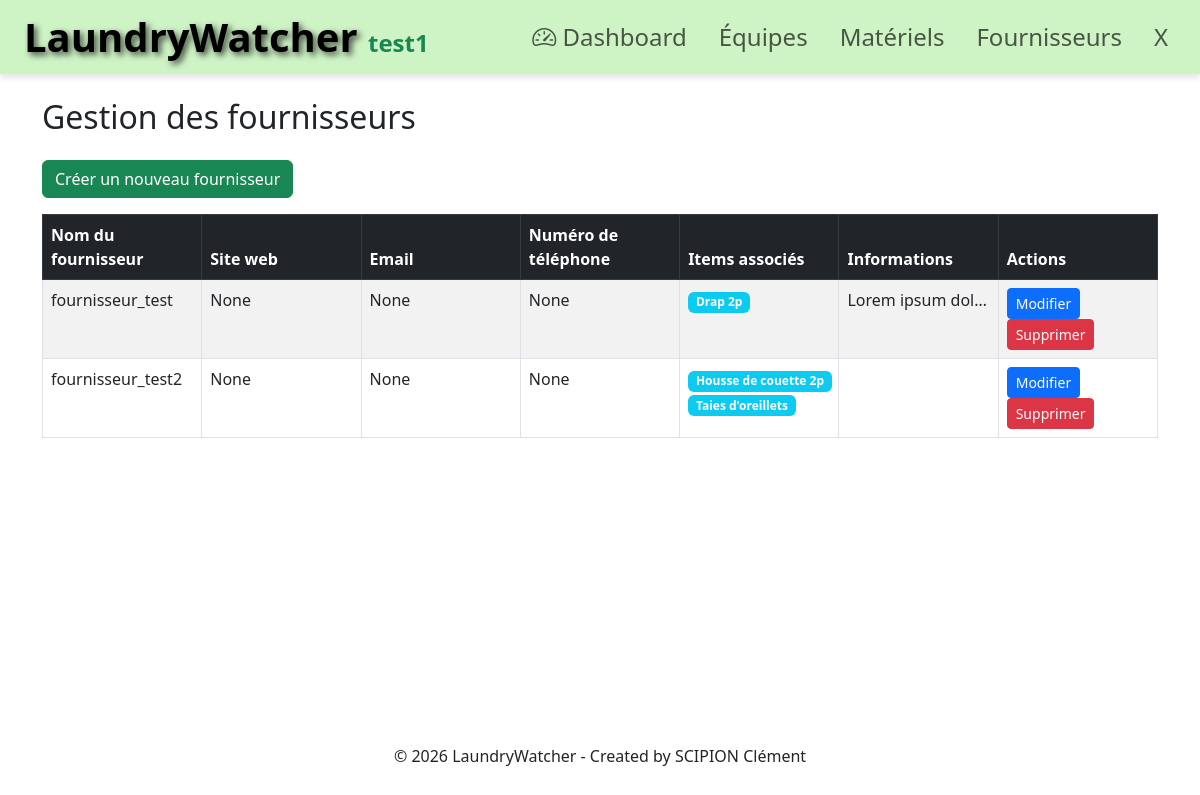
Page /suppliers-management/ (signed in) on the committed database.
### authentication/models.py (models this page shows, shortened)
class User(AbstractUser):
    username = models.CharField(
        max_length=150,
        unique=True,
        validators=[UsernameWithSpacesValidator()],
        error_messages={
            'unique': "Un utilisateur avec ce nom existe déjà.",
        },
    )
    ADMIN = 'ADMIN'
    DIRECTOR = 'DIRECTOR'
    CREW = 'CREW'
    ROLE_CHOICES = [
        (ADMIN, 'Admin'),
        (DIRECTOR, 'Responsable'),
        (CREW, 'Équipe'),
    ]
    role = models.CharField(max_length=15, choices=ROLE_CHOICES, default=CREW)
    still_active = models.BooleanField(default=True)
    created_by = models.ForeignKey(
        settings.AUTH_USER_MODEL,
        on_delete=models.SET_NULL,
        null=True,
        blank=True,
        related_name='created_users'
    )
    revoked_by = models.ForeignKey(
        settings.AUTH_USER_MODEL,
        on_delete=models.SET_NULL,
        null=True,
        blank=True,
        related_name='revoked_users'
    )
    date_start_contract = models.DateField(
        null=True,
        blank=True,
        verbose_name="Date début contrat"
    )
    date_end_contract = models.DateField(
        null=True,
        blank=True,
        verbose_name="Date fin contrat"
    )
    class Meta:
        verbose_name = "Utilisateur"
        verbose_name_plural = "Utilisateurs"
        indexes = [
            models.Index(fields=['role'], name='user_role_idx'),
            models.Index(fields=['still_active'], name='user_active_idx'),
            models.Index(fields=['date_end_contract'], name='user_end_contract_idx'),
            models.Index(
                fields=['role', 'still_active'],
                name='user_role_active_idx'
            ),
            models.Index(
                fields=['role', 'date_end_contract'],
                name='user_role_contract_idx'
            ),
        ]

### supplier/models.py (models this page shows, shortened)
class Supplier(models.Model):
    name = models.CharField(max_length=255)
    website = models.URLField(blank=True, null=True)
    contact_email = models.EmailField(blank=True, null=True)
    phone_number = models.CharField(max_length=20, blank=True, null=True)
    address = models.TextField(blank=True, null=True)
    other_details = models.TextField(blank=True, null=True)
    created_at = models.DateTimeField(auto_now_add=True)
    updated_at = models.DateTimeField(auto_now=True)
    associated_items = models.ManyToManyField(
        'supply.Item',
        related_name='supplier_set',
        blank=True
    )

### supply/models.py (models this page shows, shortened)
class Item(models.Model):
    name = models.CharField(max_length=255)
    category = models.ForeignKey(
        ItemsCategory,
        on_delete=models.CASCADE,
        related_name='items'
    )
    suppliers = models.ManyToManyField(
        'supplier.Supplier',
        related_name='items',
        blank=True
    )
    total_quantity = models.PositiveIntegerField(default=0)
    outside_quantity = models.PositiveIntegerField(default=0)
    available_quantity = models.PositiveIntegerField(default=0)
    excess_quantity = models.PositiveIntegerField(
        default=0,
        help_text="Quantité excédentaire"
    )
    information = models.CharField(max_length=255, blank=True, null=True)
    created_by = models.ForeignKey(
        'authentication.User',
        on_delete=models.SET_NULL,
        null=True
    )
    is_available = models.BooleanField(default=True)
    created_at = models.DateTimeField(auto_now_add=True)
    updated_at = models.DateTimeField(auto_now=True)
    stock_entry_date = models.DateField(blank=True, null=True)
    last_inventory_quantity = models.PositiveIntegerField(
        default=0,
        help_text="Quantité lors du dernier inventaire"
    )
    last_inventory_date = models.DateTimeField(
        null=True,
        blank=True,
        help_text="Date du dernier inventaire"
    )
    class Meta:
        verbose_name = "Article"
        verbose_name_plural = "Articles"
        ordering = ['name']
        indexes = [
            models.Index(fields=['available_quantity'], name='item_avail_qty_idx'),
            models.Index(fields=['outside_quantity'], name='item_out_qty_idx'),
            models.Index(fields=['excess_quantity'], name='item_excess_qty_idx'),
            models.Index(fields=['is_available'], name='item_is_avail_idx'),
            models.Index(fields=['category', 'name'], name='item_cat_name_idx'),
            models.Index(fields=['-created_at'], name='item_created_idx'),
        ]

### core/views.py (the view)
@login_required
@permission_required('supplier.view_supplier', raise_exception=True)
def suppliers_management(request):
    suppliers = Supplier.objects.all().order_by('name')
    return render(
        request,
        'suppliers_management.html',
        {'suppliers': suppliers}
    )

### authentication/templatetags/auth_extras.py (called while the page is built)
@register.filter(name='has_group')
def has_group(user, group_name):
    if not user.is_authenticated:
        return False
    return user.groups.filter(name=group_name).exists()

### core/templates/suppliers_management.html (shortened to what this page needs)
{% extends 'base.html' %}
{% load static %}
{% load auth_extras %}
{% block content %}
<div class="container mt-4">
    <h2 class="mb-4">Gestion des fournisseurs</h2>
    <div class="mb-3">
        {% if user|has_group:"Admin" or user|has_group:"Responsable" %}
        <a href="{% url 'create_supplier' %}" class="btn btn-success">Créer un nouveau fournisseur</a>
        {% endif %}
    </div>
    <div class="table-responsive">
        <table class="table table-striped table-bordered" style="table-layout: fixed;">
            <thead class="table-dark">
                <tr>
                    <th>Nom du fournisseur</th>
                    <th>Site web</th>
                    <th>Email</th>
                    <th>Numéro de téléphone</th>
                    <th>Items associés</th>
                    <th>Informations</th>
                    <th>Actions</th>
                </tr>
            </thead>
            <tbody>
                {% for supplier in suppliers %}
                <tr style="cursor: pointer;" data-bs-toggle="modal" data-bs-target="#supplierDetailModal{{ supplier.id }}">
                    <td>{{ supplier.name }}</td>
                    <td style="max-width: 200px; overflow: hidden; text-overflow: ellipsis; white-space: nowrap;">
                        {{ supplier.website }}
                    </td>
                    <td style="max-width: 200px; overflow: hidden; text-overflow: ellipsis; white-space: nowrap;">
                        {{ supplier.contact_email }}
                    </td>
                    <td>{{ supplier.phone_number }}</td>
                    <td>
                        {% if supplier.associated_items.all %}
                            {% for item in supplier.associated_items.all %}
                                <span class="badge bg-info me-1">{{ item.name }}</span>
                            {% endfor %}
                        {% else %}
                            <span class="text-muted">Aucun</span>
                        {% endif %}
                    </td>
                    <td style="max-width: 200px; overflow: hidden; text-overflow: ellipsis; white-space: nowrap;">
                        {{ supplier.other_details }}
                    </td>
                    <td onclick="event.stopPropagation()">
                        {% if user|has_group:"Admin" or user|has_group:"Responsable" %}
                        <a href="{% url 'change_supplier' supplier_id=supplier.id %}" class="btn btn-sm btn-primary">Modifier</a>
                        <button type="button" class="btn btn-sm btn-danger"
                                data-bs-toggle="modal"
                                data-bs-target="#deleteModal{{ supplier.id }}"
                                data-itemname="{{ supplier.name }}">
                            Supprimer
                        </button>
                        {% endif %}
                    </td>
                </tr>
                {% endfor %}
            </tbody>
        </table>
    </div>
</div>
{% endblock %}

### LaundryWatcher/templates/base.html (shortened to what this page needs)
{% load static %}
{% load auth_extras %}
<!DOCTYPE html>
<html lang="fr">
<head>
    <link href="https://cdn.jsdelivr.net/npm/bootstrap@5.3.0/dist/css/bootstrap.min.css" rel="stylesheet">
    <link rel="stylesheet" href="https://cdn.jsdelivr.net/npm/bootstrap-icons@1.11.0/font/bootstrap-icons.css">
    <link rel="stylesheet" href="{% static 'css/styles.css' %}">
</head>
<body>
    {% if user.is_authenticated %}
    <nav class="navbar navbar-expand-lg navbar-light sticky-top shadows-sm py-2"
        style="background-color: rgb(206, 243, 197); box-shadow: 0 4px 6px rgba(0, 0, 0, 0.1);">
        <div class="container-fluid px-4">
            {% if request.user|has_group:"Admin" or request.user|has_group:"Responsable" %}
            <a class="navbar-brand d-none d-lg-block" href="{% url 'dashboard' %}">
            {% else %}
            <a class="navbar-brand d-none d-lg-block" href="{% url 'home' %}">
            {% endif %}
                <h1 class="display-6 fw-bolder text-black mb-0"
                style="text-shadow: 3px 3px 6px rgba(0, 0, 0, 0.7);">
                LaundryWatcher
                <span class="text-success fs-4 mb-0" style="text-shadow: none;">{{ user.username }}</span>
                </h1>
            </a>
                <div class="collapse navbar-collapse justify-content-end" id="navbarNav">
                    <div class="navbar-nav fs-4 gap-3 text-end text-lg-start">
                        {% if request.user|has_group:"Admin" or request.user|has_group:"Responsable" %}
                        <a class="nav-link" {% if request.resolver_match.url_name == 'dashboard' %}active fw-bold{%endif %} href="{% url 'dashboard' %}">
                            <i class="bi bi-speedometer2"></i> Dashboard
                        </a>
                        <a class="nav-link" {% if request.resolver_match.url_name == 'staff-management' %}active fw-bold{%endif %} href="{% url 'staff_management' %}">Équipes</a>
                        {% endif %}
                        <a class="nav-link" {% if request.resolver_match.url_name == 'supplies-management' %}active fw-bold{%endif %} href="{% url 'supplies_management' %}">Matériels</a>
                        <a class="nav-link" {% if request.resolver_match.url_name == 'suppliers-management' %}active fw-bold{%endif %} href="{% url 'suppliers_management' %}">Fournisseurs</a>
                        <button type="button" class="nav-link bg-transparent border-0"
                                data-bs-toggle="modal"
                                data-bs-target="#logoutModal"
                                style="cursor: pointer;">X</button>
                    </div>
        </div>
    </nav>
    {% endif %}
    <main>
        {% block content %}
        {% endblock %}
    </main>
    <footer>
        <p>&copy; 2026 LaundryWatcher - Created by SCIPION Clément</p>
    </footer>
</body>
</html>

### LaundryWatcher/templates/base.html (style rules this page uses)
body { min-height: 100vh; display: flex; flex-direction: column; }
main { flex: 1; }
footer { margin-top: auto; padding: 1rem 0; text-align: center; }

### rows in the picture
User: username "test1"
Supplier: name "fournisseur_test", website "None", contact_email "None", phone_number "None", other_details "Lorem ipsum dol…"
Item: name "Drap 2p"
Supplier: name "fournisseur_test2", website "None", contact_email "None", phone_number "None"
Item: name "Housse de couette 2p"
Item: name "Taies d'oreillets"
